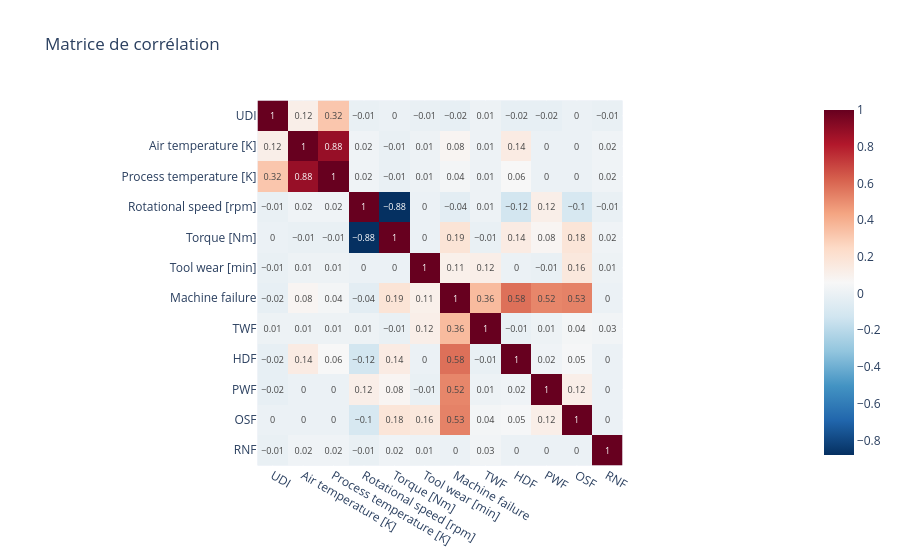

Notebook code for this chart:
### Markdown cell above
### Corrélation entre les variables (avec plotly)

### Code cell
fig = px.imshow(
    df.select_dtypes(include='number').corr().round(2),
    title='Matrice de corrélation',
    text_auto=True,
    color_continuous_scale='RdBu_r'
)
fig.show()
fig.write_image("../outputs/corrélation_plotly.png")

### Figure 1 — Plotly figure (JSON) as saved in the notebook; plotly's stock layout.template omitted (floating-point values rounded to 4 significant figures; data arrays with more than 128 entries replaced by an {"elided": "..."} marker saying what was removed)
{"data": [{"coloraxis": "coloraxis", "hovertemplate": "x: %{x}<br>y: %{y}<br>color: %{z}<extra></extra>", "name": "0", "texttemplate": "%{z}", "type": "heatmap", "x": ["UDI", "Air temperature [K]", "Process temperature [K]", "Rotational speed [rpm]", "Torque [Nm]", "Tool wear [min]", "Machine failure", "TWF", "HDF", "PWF", "OSF", "RNF"], "xaxis": "x", "y": ["UDI", "Air temperature [K]", "Process temperature [K]", "Rotational speed [rpm]", "Torque [Nm]", "Tool wear [min]", "Machine failure", "TWF", "HDF", "PWF", "OSF", "RNF"], "yaxis": "y", "z": {"elided": "12x12 float values"}}], "layout": {"coloraxis": {"colorscale": [[0, "rgb(5,48,97)"], [0.1, "rgb(33,102,172)"], [0.2, "rgb(67,147,195)"], [0.3, "rgb(146,197,222)"], [0.4, "rgb(209,229,240)"], [0.5, "rgb(247,247,247)"], [0.6, "rgb(253,219,199)"], [0.7, "rgb(244,165,130)"], [0.8, "rgb(214,96,77)"], [0.9, "rgb(178,24,43)"], [1, "rgb(103,0,31)"]]}, "title": {"text": "Matrice de corrélation"}, "xaxis": {"anchor": "y", "constrain": "domain", "domain": [0, 1], "scaleanchor": "y"}, "yaxis": {"anchor": "x", "autorange": "reversed", "constrain": "domain", "domain": [0, 1]}}}
